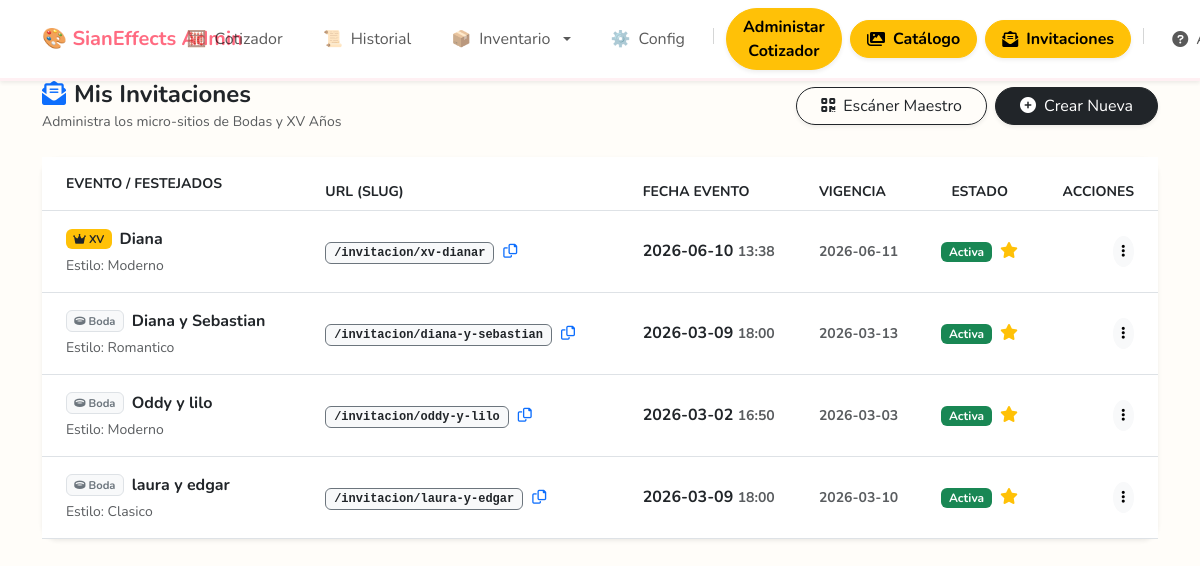
The page /admin/invitaciones (signed in) on the database its author committed.
### tables this page shows
CREATE TABLE configuracion (id INTEGER PRIMARY KEY AUTOINCREMENT, user_id INTEGER, margen_ganancia INTEGER DEFAULT 200, nombre_empresa TEXT DEFAULT 'Mi Negocio', slogan TEXT DEFAULT 'Servicios Creativos', website TEXT DEFAULT '', inventario_activo BOOLEAN DEFAULT 0, ticket_bw BOOLEAN DEFAULT 0);

CREATE TABLE invitaciones (id INTEGER PRIMARY KEY AUTOINCREMENT,slug TEXT UNIQUE, config_json TEXT, musica_id INTEGER, fecha_evento DATETIME, vigencia DATETIME, datos_cliente_json TEXT, fotos_json TEXT, estilo_fuente TEXT DEFAULT 'clasico', color_fondo TEXT DEFAULT '#ffffff', url_fondo TEXT, foto_portada_url TEXT, mesas_regalos_json TEXT, dress_code TEXT, hospedaje_json TEXT, album_url TEXT, camara_premium BOOLEAN DEFAULT 0, color_acentos TEXT DEFAULT '#D4AF37', padres_novia TEXT, padres_novio TEXT, padrinos TEXT, frase_final TEXT, template_id TEXT DEFAULT 'clasico', tiene_modulo_invitados BOOLEAN DEFAULT 0, codigo_acceso_cliente TEXT, bloquear_edicion_invitados BOOLEAN DEFAULT 0, estilo_apertura TEXT DEFAULT 'simple', tipo_evento TEXT DEFAULT 'boda', historia_json TEXT, FOREIGN KEY(musica_id) REFERENCES lista_musica(id));

### routes/invitaciones_admin.py (the view)
@invitaciones_bp.route('/admin/invitaciones')
@admin_required
def gestionar_invitaciones():
    conn = get_db_connection()
    try:
        invs_db = conn.execute("SELECT * FROM invitaciones ORDER BY id DESC").fetchall()
        invitaciones = []
        for inv in invs_db:
            inv_dict = dict(inv)
            try:
                inv_dict['datos_cliente'] = json.loads(inv['datos_cliente_json'])
            except:
                inv_dict['datos_cliente'] = {"novios": "Sin Nombre"}
            invitaciones.append(inv_dict)
        hoy = datetime.now().strftime('%Y-%m-%d')
        return render_template('invitaciones/gestionar.html', invitaciones=invitaciones, hoy=hoy)
    except Exception as e:
        flash(f"Error cargando el panel: {str(e)}", "danger")
        return redirect(url_for('admin.dashboard'))
    finally:
        conn.close()

### app.py (called while the page is built)
@app.context_processor
def inject_user_config():
    default_config = {
        'nombre_empresa': 'Cotizador Sianeffects', # O el nombre genérico que quieras
        'slogan': '',
        'website': '',
        'margen_ganancia': 100
    }
    if 'user_id' in session:
        try:
            conn = get_db_connection()
            user_config = conn.execute('SELECT * FROM configuracion WHERE user_id = ?', (session['user_id'],)).fetchone()
            conn.close()
            if user_config:
                return {'config': dict(user_config)}
        except Exception as e:
            print(f"Error inyectando config: {e}")
    return {'config': default_config}

@app.after_request
def add_header(response):
    response.headers["Cache-Control"] = "no-cache, no-store, must-revalidate"
    return response

### db.py (called while the page is built)
def get_db_connection():
    conn = sqlite3.connect(DB_NAME)
    conn.row_factory = sqlite3.Row
    return conn

### helpers.py (called while the page is built, shortened)
def admin_required(f):
    @wraps(f)
    def decorated_function(*args, **kwargs):
        if 'user_id' not in session or session.get('role', 0) < 1:
            flash('Acceso denegado. Se requieren permisos de Administrador.', 'danger')
            return redirect(url_for('main.cotizador'))
        return f(*args, **kwargs)
    return decorated_function

def obtener_alertas(user_id):
    alertas = []
    conn = get_db_connection()
    try:
        config = conn.execute("SELECT inventario_activo FROM configuracion WHERE user_id=?", (user_id,)).fetchone()
        user = conn.execute("SELECT subscription_end, role FROM usuarios WHERE id=?", (user_id,)).fetchone()
    except Exception as e:
        print(f"Error obteniendo alertas: {e}")
    finally:
        conn.close()
    return alertas

### routes/main.py (called while the page is built)
@main_bp.app_context_processor
def inject_notifications():
    if 'user_id' in session:
        return {'notificaciones': obtener_alertas(session['user_id'])}
    return {'notificaciones': []}

### templates/invitaciones/gestionar.html (shortened to what this page needs)
{% extends "layout.html" %}
{% block content %}
<div class="d-flex justify-content-between align-items-center mb-4">
    <div>
        <h4 class="fw-bold m-0 text-dark"><i class="fas fa-envelope-open-text text-primary me-2"></i>Mis Invitaciones
        </h4>
        <small class="text-muted">Administra los micro-sitios de Bodas y XV Años</small>
    </div>
    <div class="d-flex gap-2">
        <a href="{{ url_for('invitaciones_publicas.scanner_global') }}"
            class="btn btn-outline-dark rounded-pill px-4 shadow-sm">
            <i class="fas fa-qrcode me-2"></i>Escáner Maestro
        </a>
        <a href="{{ url_for('invitaciones_admin.crear_invitacion') }}" class="btn btn-dark rounded-pill px-4 shadow-sm">
            <i class="fas fa-plus-circle me-2"></i>Crear Nueva
        </a>
    </div>
</div>
<div class="card border-0 shadow-sm rounded-4">
    <div class="card-body p-0">
        <div class="table-responsive" style="overflow: visible; min-height: 200px;">
            <table class="table table-hover align-middle mb-0">
                <thead class="bg-light text-muted small text-uppercase">
                    <tr>
                        <th class="ps-4 py-3">Evento / Festejados</th>
                        <th>URL (Slug)</th>
                        <th>Fecha Evento</th>
                        <th>Vigencia</th>
                        <th class="text-center">Estado</th>
                        <th class="text-end pe-4">Acciones</th>
                    </tr>
                </thead>
                <tbody>
                    {% for inv in invitaciones %}
                    <tr>
                        <td class="ps-4 py-3">
                            <div class="fw-bold text-dark d-flex align-items-center gap-2">
                                {% if inv.get('tipo_evento') == 'xv' %}
                                    <span class="badge bg-warning text-dark" title="XV Años" style="font-size: 0.7rem;"><i class="fas fa-crown"></i> XV</span>
                                {% else %}
                                    <span class="badge bg-light border text-secondary" title="Boda" style="font-size: 0.7rem;"><i class="fas fa-ring"></i> Boda</span>
                                {% endif %}
                                {{ inv['datos_cliente'].get('novios', 'Sin Nombre') }}
                            </div>
                            <small class="text-muted mt-1 d-block">Estilo: <span class="text-capitalize">{{ inv['estilo_fuente'] }}</span></small>
                        </td>
                        <td>
                            <span class="badge bg-light text-dark border border-secondary font-monospace">
                                /invitacion/{{ inv['slug'] }}
                            </span>
                            <button onclick="copiarLink('{{ request.host_url }}invitacion/{{ inv['slug'] }}')"
                                class="btn btn-sm btn-link text-primary p-0 ms-1" title="Copiar Enlace">
                                <i class="far fa-copy"></i>
                            </button>
                        </td>
                        <td>
                            <div class="fw-bold text-dark">
                                {% if inv['fecha_evento'] %}
                                {{ inv['fecha_evento'][:10] }} <small class="text-muted">{{ inv['fecha_evento'][11:16] }}</small>
                                {% else %}
                                <span class="text-muted">-</span>
                                {% endif %}
                            </div>
                        </td>
                        <td>
                            <small class="fw-bold text-muted">{{ inv['vigencia'] }}</small>
                        </td>
                        <td class="text-center">
                            {% if inv['vigencia'] >= hoy %}
                            <span class="badge bg-success">Activa</span>
                            {% if inv['camara_premium'] %}
                            <i class="fas fa-star text-warning ms-1" title="Función Premium Activa"></i>
                            {% endif %}
                            {% else %}
                            <span class="badge bg-danger rounded-pill px-3">
                                <i class="fas fa-times-circle me-1"></i>Vencida
                            </span>
                            {% endif %}
                        </td>
                        <td class="text-end pe-4">
                            <div class="dropdown">
                                <button class="btn btn-light btn-sm rounded-circle" type="button"
                                    data-bs-toggle="dropdown">
                                    <i class="fas fa-ellipsis-v"></i>
                                </button>
                            </div>
                        </td>
                    </tr>
                    {% endfor %}
                </tbody>
            </table>
        </div>
    </div>
</div>
{% endblock %}

### templates/layout.html (shortened to what this page needs)
<!doctype html>
<html lang="es">
<head>
    <link href="https://cdn.jsdelivr.net/npm/bootstrap@5.3.0/dist/css/bootstrap.min.css" rel="stylesheet">
    <link rel="stylesheet" href="https://cdnjs.cloudflare.com/ajax/libs/font-awesome/6.0.0/css/all.min.css">
</head>
<body>
    {% block navbar %}
    <nav class="navbar navbar-expand-lg navbar-light bg-white shadow-sm fixed-top navbar-sian">
        <div class="container">
            <a class="navbar-brand fw-bold text-primary me-auto" href="{{ url_for('main.cotizador') }}">
                <span style="color: var(--sian-pink);">🎨 {{ config['nombre_empresa'] }}</span>
            </a>
            <div class="offcanvas offcanvas-start" tabindex="-1" id="miMenuMobile" aria-labelledby="miMenuLabel">
                <div class="offcanvas-body">
                    <ul class="navbar-nav ms-auto gap-2 align-items-lg-center mt-3 mt-lg-0 w-100 justify-content-end">
                        <li class="nav-item">
                            <a class="nav-link d-flex align-items-center justify-content-start justify-content-lg-center gap-2 {% if request.endpoint == 'main.cotizador' %}active fw-bold bg-light border{% endif %} rounded-pill px-3"
                                href="{{ url_for('main.cotizador') }}">🧮 <span>Cotizador</span></a>
                        </li>
                        <li class="nav-item">
                            <a class="nav-link d-flex align-items-center justify-content-start justify-content-lg-center gap-2 {% if request.endpoint == 'main.historial' %}active fw-bold bg-light border{% endif %} rounded-pill px-3"
                                href="{{ url_for('main.historial') }}">📜 <span>Historial</span></a>
                        </li>
                        <li class="nav-item dropdown">
                            <a class="nav-link dropdown-toggle d-flex align-items-center justify-content-start justify-content-lg-center gap-2  rounded-pill px-3"
                                href="#" role="button" data-bs-toggle="dropdown">📦 <span>Inventario</span></a>
                        </li>
                        <li class="nav-item">
                            <a class="nav-link d-flex align-items-center justify-content-start justify-content-lg-center gap-2 {% if request.endpoint == 'main.configuracion' %}active fw-bold bg-light border{% endif %} rounded-pill px-3"
                                href="{{ url_for('main.configuracion') }}">⚙️ <span>Config</span></a>
                        </li>
                        {% if session.get('role', 0) >= 1 %}
                        <li class="nav-item d-none d-lg-block">
                        </li>
                        <li class="nav-item">
                            <a class="btn btn-warning rounded-pill fw-bold w-100 shadow-sm px-3 d-flex align-items-center justify-content-start justify-content-lg-center gap-2"
                                href="{{ url_for('admin.dashboard') }}">
                                <span>Administar Cotizador</span>
                            </a>
                        </li>
                        <li class="nav-item">
                            <a class="btn btn-warning rounded-pill fw-bold w-100 shadow-sm px-3 d-flex align-items-center justify-content-start justify-content-lg-center gap-2"
                                href="{{ url_for('catalogo.admin_categorias') }}">
                                <i class="fas fa-images"></i> <span>Catálogo</span>
                            </a>
                        </li>
                        <li class="nav-item">
                            <a class="btn btn-warning rounded-pill fw-bold w-100 shadow-sm px-3 d-flex align-items-center justify-content-start justify-content-lg-center gap-2"
                                href="{{ url_for('invitaciones_admin.gestionar_invitaciones') }}">
                                <i class="fas fa-envelope-open-text"></i> <span>Invitaciones</span>
                            </a>
                        </li>
                        {% endif %}
                        <li class="nav-item d-none d-lg-block">
                        </li>
                        <li class="nav-item">
                            <a class="nav-link d-flex align-items-center justify-content-start justify-content-lg-center gap-2 px-3"
                                href="{{ url_for('main.ayuda') }}">
                                <i class="fas fa-question-circle"></i> <span>Ayuda</span>
                            </a>
                        </li>
                    </ul>
                </div>
            </div>
        </div>
    </nav>
    {% endblock %}
    <div class="container pb-5">
        {% block content %}{% endblock %}
    </div>
</body>
</body>
</html>

### templates/layout.html (style rules this page uses)
:root { --sian-pink: #ff6b81; --sian-pink-light: #fff0f3; --sian-teal: #2ec4b6; --sian-teal-dark: #1f8c82; --bg-cream: #fffdf9; }
body { font-family: 'Nunito', sans-serif; background-color: var(--bg-cream); padding-top: 80px; color: #555; }
.navbar-sian { background-color: #ffffff; border-bottom: 3px solid var(--sian-pink-light); }
.navbar-brand { font-weight: 800; color: #333 !important; }
@media (min-width: 992px) { .offcanvas { position: static !important; z-index: auto !important; flex-grow: 1 !important; width: auto !important; height: auto !important; visibility: visible !important; background-color: transparent !important; border: 0 !important; transform: none !important; transition: none !important; box-shadow: none !important; } }
@media (min-width: 992px) { .offcanvas-body { padding: 0 !important; overflow: visible !important; display: flex !important; flex-direction: row !important; justify-content: flex-end !important; } }
@media (min-width: 992px) { .navbar-nav { margin-top: 0 !important; } }
@media (min-width: 992px) { .nav-item { width: auto !important; } }

### rows shown on the page
configuracion: nombre_empresa "SianEffects Admin"
invitaciones: tipo_evento "xv" (drawn), datos_cliente.get "Diana", estilo_fuente "Moderno", slug "xv-dianar", fecha_evento "2026-06-10", fecha_evento "13:38", vigencia "2026-06-11", shows "Activa", camara_premium True (drawn)
invitaciones: tipo_evento "boda" (drawn), datos_cliente.get "Diana y Sebastian", estilo_fuente "Romantico", slug "diana-y-sebastian", fecha_evento "2026-03-09", fecha_evento "18:00", vigencia "2026-03-13", shows "Activa", camara_premium True (drawn)
invitaciones: tipo_evento "boda" (drawn), datos_cliente.get "Oddy y lilo", estilo_fuente "Moderno", slug "oddy-y-lilo", fecha_evento "2026-03-02", fecha_evento "16:50", vigencia "2026-03-03", shows "Activa", camara_premium True (drawn)
invitaciones: tipo_evento "boda" (drawn), datos_cliente.get "laura y edgar", estilo_fuente "Clasico", slug "laura-y-edgar", fecha_evento "2026-03-09", fecha_evento "18:00", vigencia "2026-03-10", shows "Activa", camara_premium True (drawn)
